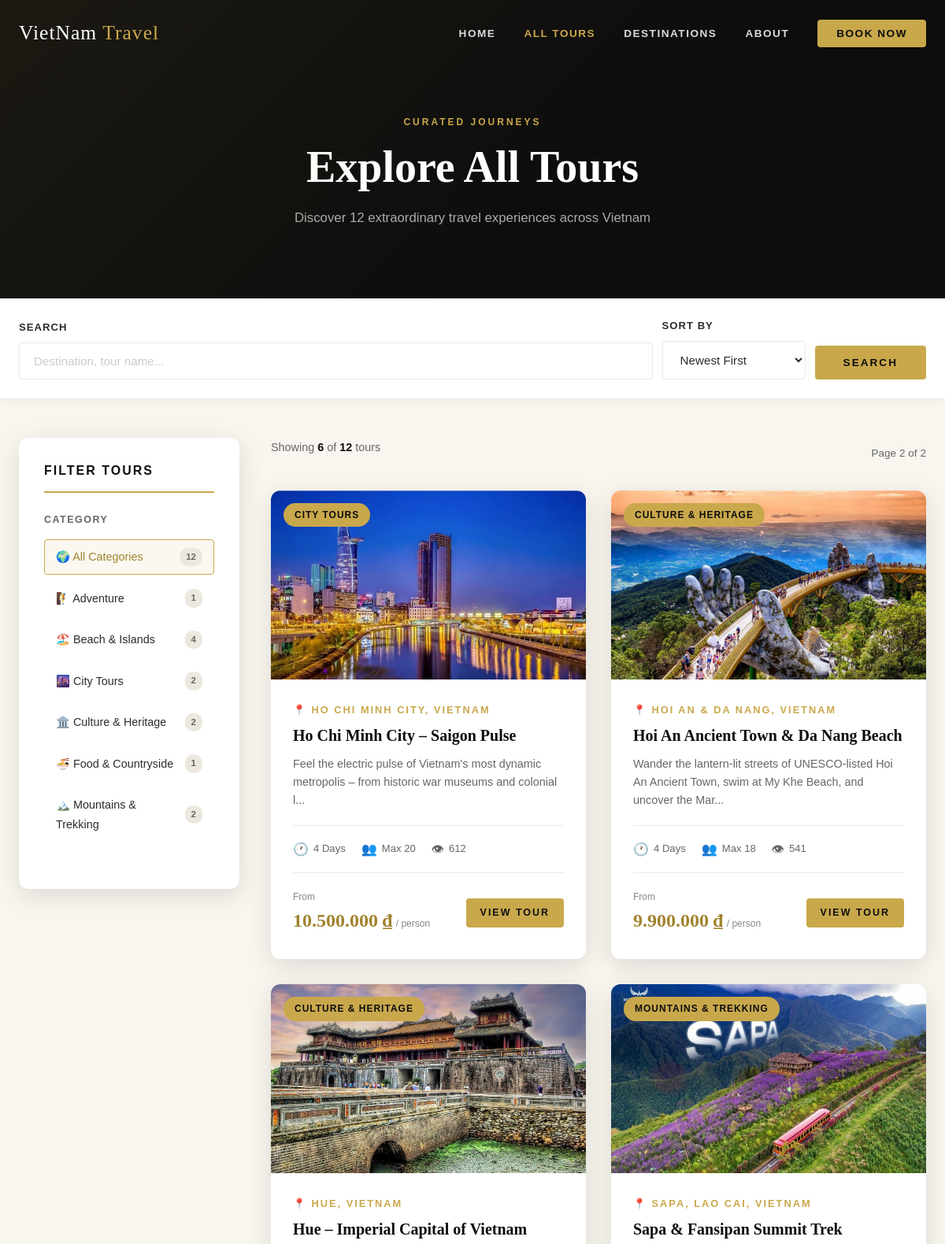
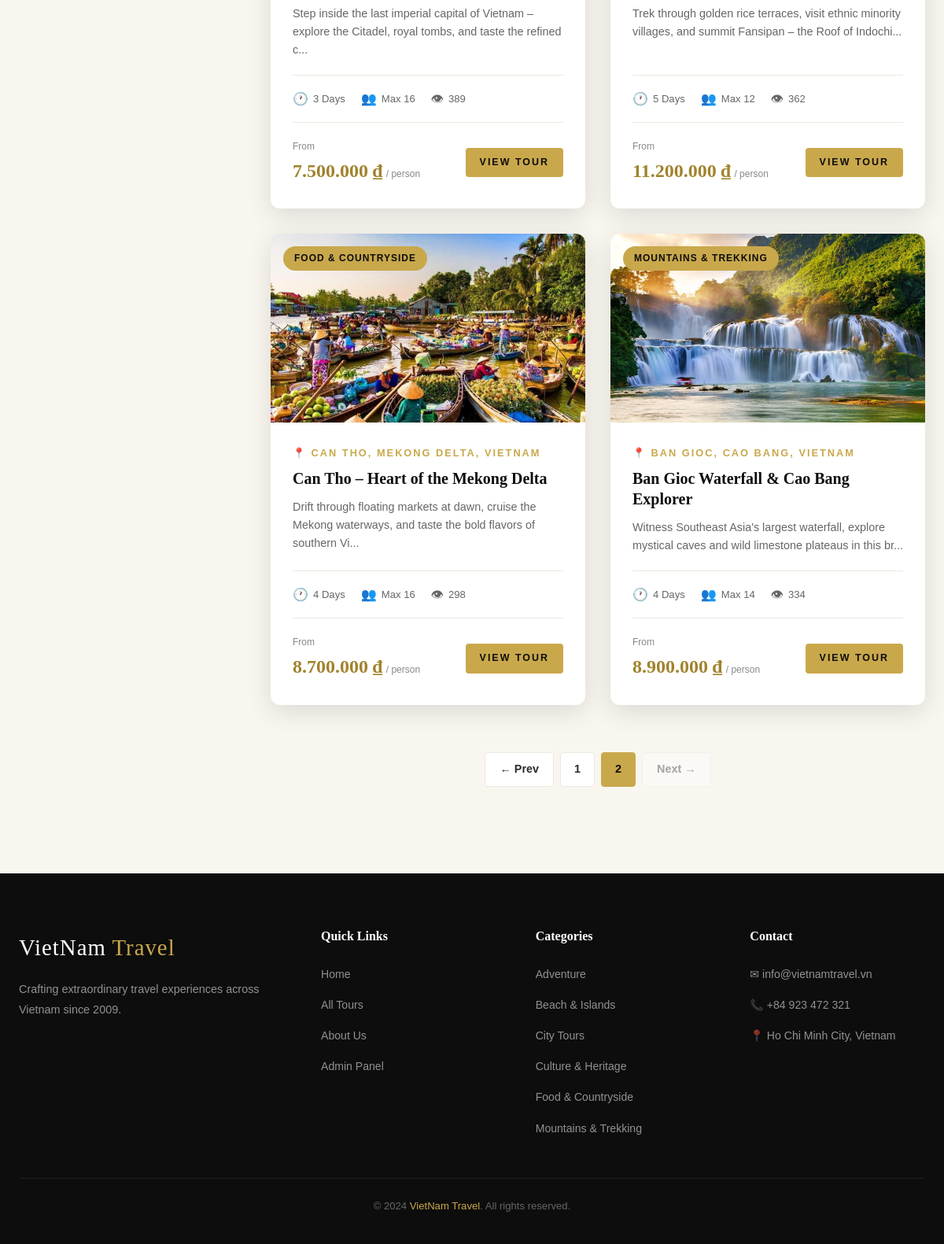
The app's page /tours.php?page=2 with its own data (2 pictures, top to bottom).
### tables this page shows
CREATE TABLE IF NOT EXISTS categories (
    id          INT AUTO_INCREMENT PRIMARY KEY,
    name        VARCHAR(100) NOT NULL UNIQUE,
    slug        VARCHAR(100) NOT NULL UNIQUE,
    description TEXT,
    icon        VARCHAR(10) DEFAULT '✈️',
    created_at  TIMESTAMP DEFAULT CURRENT_TIMESTAMP
);

CREATE TABLE IF NOT EXISTS tours (
    id           INT AUTO_INCREMENT PRIMARY KEY,
    title        VARCHAR(255) NOT NULL,
    slug         VARCHAR(255) NOT NULL UNIQUE,
    description  TEXT NOT NULL,
    content      TEXT,
    price        BIGINT NOT NULL DEFAULT 0,
    duration     INT NOT NULL DEFAULT 1,
    max_people   INT NOT NULL DEFAULT 10,
    destination  VARCHAR(255) NOT NULL,
    category_id  INT NOT NULL,
    image_url    VARCHAR(255),
    status       ENUM('active','inactive') DEFAULT 'active',
    views        INT DEFAULT 0,
    created_at   TIMESTAMP DEFAULT CURRENT_TIMESTAMP,
    updated_at   TIMESTAMP DEFAULT CURRENT_TIMESTAMP ON UPDATE CURRENT_TIMESTAMP,
    FOREIGN KEY (category_id) REFERENCES categories(id) ON DELETE CASCADE
);

### includes/db-connect.php (called while the page is built, shortened)
<?php
function img_url($path) {
    $path = ltrim($path, '/');
    return htmlspecialchars($path);
}

### tours.php (the view, shortened to what this page needs)
<?php
include 'includes/db-connect.php';
$search    = isset($_GET['search'])    ? trim($_GET['search'])    : '';
$cat_id    = isset($_GET['category'])  ? (int)$_GET['category']   : 0;
$sort      = isset($_GET['sort'])      ? trim($_GET['sort'])       : 'newest';
$per_page     = 6;
$current_page = max(1, isset($_GET['page']) ? (int)$_GET['page'] : 1);
$where = "WHERE t.status = 'active'";
$order = "t.created_at DESC";
$total_row   = mysqli_fetch_assoc(mysqli_query($conn, "SELECT COUNT(*) as total FROM tours t JOIN categories c ON t.category_id = c.id $where"));
$total       = $total_row['total'];
$total_pages = max(1, ceil($total / $per_page));
$offset      = ($current_page - 1) * $per_page;
$result      = mysqli_query($conn, "SELECT t.*, c.name as cat_name FROM tours t JOIN categories c ON t.category_id = c.id $where ORDER BY $order LIMIT $per_page OFFSET $offset");
$cat_result  = mysqli_query($conn, "SELECT id, name, icon FROM categories ORDER BY name");
function buildQuery($extra = [])
{
    $base = $_GET;
    unset($base['page']);
    return http_build_query(array_merge($base, $extra));
}
?>
<!DOCTYPE html>
<html lang="en">
<head>
    <link rel="stylesheet" href="css/style.css">
</head>
<body>
    <?php include 'includes/navbar.php'; ?>
    <div class="page-hero">
        <div class="container">
            <span class="section-label">Curated Journeys</span>
            <h1>Explore All Tours</h1>
            <p>Discover <?php echo $total; ?> extraordinary travel experiences across Vietnam</p>
        </div>
    </div>
    <div style="background:var(--white);padding:24px 0;box-shadow:0 2px 12px rgba(0,0,0,0.06);">
        <div class="container">
            <form method="GET" action="tours.php" style="display:flex;gap:12px;flex-wrap:wrap;align-items:flex-end;">
                <div class="form-group" style="margin:0;flex:1;min-width:200px;">
                    <label>Search</label>
                    <input type="text" name="search" class="form-control" placeholder="Destination, tour name..." value="<?php echo htmlspecialchars($search); ?>">
                </div>
                <div class="form-group" style="margin:0;min-width:180px;">
                    <label>Sort By</label>
                    <select name="sort" class="form-control">
                        <option value="newest"     <?php echo $sort==='newest'     ?'selected':''; ?>>Newest First</option>
                    </select>
                </div>
                <button type="submit" class="btn btn-gold">Search</button>
            </form>
        </div>
    </div>
    <section class="section" style="padding-top:50px;">
        <div class="container">
            <div class="tours-layout">
                <aside class="filter-sidebar">
                    <h3>Filter Tours</h3>
                    <div class="filter-section">
                        <div class="filter-section-title">Category</div>
                        <ul class="category-filter-list">
                            <li>
                                <a href="tours.php?<?php echo buildQuery(['category' => '']); ?>" class="<?php echo !$cat_id ? 'active' : ''; ?>">
                                    🌍 All Categories <span class="cat-count-badge"><?php echo $total; ?></span>
                                </a>
                            </li>
                            <?php
                            mysqli_data_seek($cat_result, 0);
                            while ($cat = mysqli_fetch_assoc($cat_result)):
                                $cn = mysqli_fetch_assoc(mysqli_query($conn, "SELECT COUNT(*) as n FROM tours WHERE category_id={$cat['id']} AND status='active'"));
                            ?>
                                <li>
                                    <a href="tours.php?<?php echo buildQuery(['category' => $cat['id']]); ?>" class="<?php echo $cat_id == $cat['id'] ? 'active' : ''; ?>">
                                        <?php echo $cat['icon']; ?> <?php echo htmlspecialchars($cat['name']); ?>
                                        <span class="cat-count-badge"><?php echo $cn['n']; ?></span>
                                    </a>
                                </li>
                            <?php endwhile; ?>
                        </ul>
                    </div>
                </aside>
                <div>
                    <div class="results-header">
                        <p class="results-count">
                            Showing <strong><?php echo min($per_page, max(0, $total - $offset)); ?></strong> of <strong><?php echo $total; ?></strong> tours
                        </p>
                        <span style="font-size:0.85rem;color:var(--text-light);">Page <?php echo $current_page; ?> of <?php echo $total_pages; ?></span>
                    </div>
                    <?php if ($total > 0): ?>
                        <div class="tours-grid">
                            <?php while ($tour = mysqli_fetch_assoc($result)): ?>
                                <div class="tour-card">
                                    <div class="tour-card-image">
                                        <img src="<?php echo img_url($tour['image_url']); ?>" alt="<?php echo htmlspecialchars($tour['title']); ?>" loading="lazy">
                                        <span class="tour-card-badge"><?php echo htmlspecialchars($tour['cat_name']); ?></span>
                                    </div>
                                    <div class="tour-card-body">
                                        <div class="tour-card-destination">📍 <?php echo htmlspecialchars($tour['destination']); ?></div>
                                        <h3 class="tour-card-title"><?php echo htmlspecialchars($tour['title']); ?></h3>
                                        <p class="tour-card-excerpt"><?php echo substr(htmlspecialchars($tour['description']), 0, 110) . '...'; ?></p>
                                        <div class="tour-card-meta">
                                            <div class="tour-meta-item"><span class="icon">🕐</span><?php echo $tour['duration']; ?> Days</div>
                                            <div class="tour-meta-item"><span class="icon">👥</span>Max <?php echo $tour['max_people']; ?></div>
                                            <div class="tour-meta-item"><span class="icon">👁</span><?php echo number_format($tour['views']); ?></div>
                                        </div>
                                        <div class="tour-card-footer">
                                            <div class="tour-price">
                                                <span class="from">From</span>
                                                <span class="amount"><?php echo number_format($tour['price'], 0, ',', '.'); ?> ₫</span>
                                                <span class="per">/ person</span>
                                            </div>
                                            <a href="tour-detail.php?id=<?php echo $tour['id']; ?>" class="btn btn-gold btn-sm">View Tour</a>
                                        </div>
                                    </div>
                                </div>
                            <?php endwhile; ?>
                        </div>
                        <?php if ($total_pages > 1): ?>
                            <div class="pagination">
                                <?php if ($current_page > 1): ?><a href="?<?php echo buildQuery(['page' => $current_page - 1]); ?>" class="page-link wide">← Prev</a><?php else: ?><span class="page-link wide disabled">← Prev</span><?php endif; ?>
                                <?php for ($i = 1; $i <= $total_pages; $i++): ?>
                                    <?php if ($i == $current_page): ?><span class="page-link active"><?php echo $i; ?></span><?php else: ?><a href="?<?php echo buildQuery(['page' => $i]); ?>" class="page-link"><?php echo $i; ?></a><?php endif; ?>
                                <?php endfor; ?>
                                <?php if ($current_page < $total_pages): ?><a href="?<?php echo buildQuery(['page' => $current_page + 1]); ?>" class="page-link wide">Next →</a><?php else: ?><span class="page-link wide disabled">Next →</span><?php endif; ?>
                            </div>
                        <?php endif; ?>
                    <?php endif; ?>
                </div>
            </div>
        </div>
    </section>
    <?php include 'includes/footer.php'; ?>
</body>
</html>

### includes/footer.php (shortened to what this page needs)
<?php
$footer_cats = mysqli_query($conn, "SELECT name, slug FROM categories ORDER BY name LIMIT 6");
?>
<footer class="footer">
    <div class="container">
        <div class="footer-grid">
            <div class="footer-brand">
                <a href="index.php" class="nav-logo">VietNam <span>Travel</span></a>
                <p>Crafting extraordinary travel experiences across Vietnam since 2009.</p>
            </div>
            <div>
                <h4 class="footer-heading">Quick Links</h4>
                <ul class="footer-links">
                    <li><a href="index.php">Home</a></li>
                    <li><a href="tours.php">All Tours</a></li>
                    <li><a href="index.php#why-us">About Us</a></li>
                    <li><a href="admin-tours.php">Admin Panel</a></li>
                </ul>
            </div>
            <div>
                <h4 class="footer-heading">Categories</h4>
                <ul class="footer-links">
                    <?php while ($fc = mysqli_fetch_assoc($footer_cats)): ?>
                    <li><a href="category.php?slug=<?php echo $fc['slug']; ?>"><?php echo htmlspecialchars($fc['name']); ?></a></li>
                    <?php endwhile; ?>
                </ul>
            </div>
            <div>
                <h4 class="footer-heading">Contact</h4>
                <ul class="footer-links">
                    <li><a href="#">✉ info@vietnamtravel.vn</a></li>
                    <li><a href="#">📞 +84 923 472 321</a></li>
                    <li><a href="#">📍 Ho Chi Minh City, Vietnam</a></li>
                </ul>
            </div>
        </div>
        <div class="footer-bottom">
            <p>&copy; 2024 <span>VietNam Travel</span>. All rights reserved.</p>
        </div>
    </div>
</footer>

### tours.php (style rules this page uses)
.tours-layout { display: grid; grid-template-columns: 280px 1fr; gap: 40px; align-items: start; }
.filter-sidebar { background: var(--white); border-radius: var(--radius-lg); padding: 32px; box-shadow: var(--shadow); position: sticky; top: 100px; }
.filter-sidebar h3 { font-size: 1rem; letter-spacing: 2px; text-transform: uppercase; font-family: var(--font-body); font-weight: 700; color: var(--dark); margin-bottom: 24px; padding-bottom: 16px; border-bottom: 2px solid var(--gold); }
.filter-section { margin-bottom: 28px; }
.filter-section-title { font-size: 0.78rem; letter-spacing: 1.5px; text-transform: uppercase; font-weight: 700; color: var(--text-light); margin-bottom: 14px; }
.category-filter-list { list-style: none; }
.category-filter-list li { margin-bottom: 8px; }
.category-filter-list a { display: flex; align-items: center; gap: 10px; padding: 9px 14px; border-radius: var(--radius); color: var(--text); font-size: 0.9rem; font-weight: 500; transition: var(--transition); border: 1px solid transparent; }
.category-filter-list a:hover, .category-filter-list a.active { background: rgba(201, 168, 76, 0.08); border-color: var(--gold); color: var(--gold-dark); }
.cat-count-badge { margin-left: auto; background: var(--light-2); color: var(--text-light); font-size: 0.72rem; padding: 2px 8px; border-radius: 10px; font-weight: 600; }
.results-header { display: flex; align-items: center; justify-content: space-between; margin-bottom: 28px; flex-wrap: wrap; gap: 12px; }
.results-count { font-size: 0.9rem; color: var(--text-light); }
.results-count strong { color: var(--dark); }

### records on screen
categories: icon "🧗", name "Adventure", n "1"
categories: icon "🏖️", name "Beach & Islands", n "4"
categories: icon "🌆", name "City Tours", n "2"
categories: icon "🏛️", name "Culture & Heritage", n "2"
categories: icon "🍜", name "Food & Countryside", n "1"
categories: icon "🏔️", name "Mountains & Trekking", n "2"
tours: image_url (picture), category.name "CITY TOURS", destination "HO CHI MINH CITY, VIETNAM", title "Ho Chi Minh City – Saigon Pulse", description "Feel the electric pulse of Vietnam's most dynamic metropolis – from historic war museums and colonial l", duration "4", max_people "20", views "612", price "10.500.000"
tours: image_url (picture), category.name "CULTURE & HERITAGE", destination "HOI AN & DA NANG, VIETNAM", title "Hoi An Ancient Town & Da Nang Beach", description "Wander the lantern-lit streets of UNESCO-listed Hoi An Ancient Town, swim at My Khe Beach, and uncover the Mar", duration "4", max_people "18", views "541", price "9.900.000"
tours: image_url (picture), category.name "CULTURE & HERITAGE", destination "HUE, VIETNAM", title "Hue – Imperial Capital of Vietnam", description "Step inside the last imperial capital of Vietnam – explore the Citadel, royal tombs, and taste the refined c", duration "3", max_people "16", views "389", price "7.500.000"
tours: image_url (picture), category.name "MOUNTAINS & TREKKING", destination "SAPA, LAO CAI, VIETNAM", title "Sapa & Fansipan Summit Trek", description "Trek through golden rice terraces, visit ethnic minority villages, and summit Fansipan – the Roof of Indochi", duration "5", max_people "12", views "362", price "11.200.000"
tours: image_url (picture), category.name "FOOD & COUNTRYSIDE", destination "CAN THO, MEKONG DELTA, VIETNAM", title "Can Tho – Heart of the Mekong Delta", description "Drift through floating markets at dawn, cruise the Mekong waterways, and taste the bold flavors of southern Vi", duration "4", max_people "16", views "298", price "8.700.000"
tours: image_url (picture), category.name "MOUNTAINS & TREKKING", destination "BAN GIOC, CAO BANG, VIETNAM", title "Ban Gioc Waterfall & Cao Bang Explorer", description "Witness Southeast Asia's largest waterfall, explore mystical caves and wild limestone plateaus in this br", duration "4", max_people "14", views "334", price "8.900.000"

### other values on screen
$total "12"
min($per_page, max(0, $total - $offset)) "6"
$current_page "2"
$total_pages "2"
